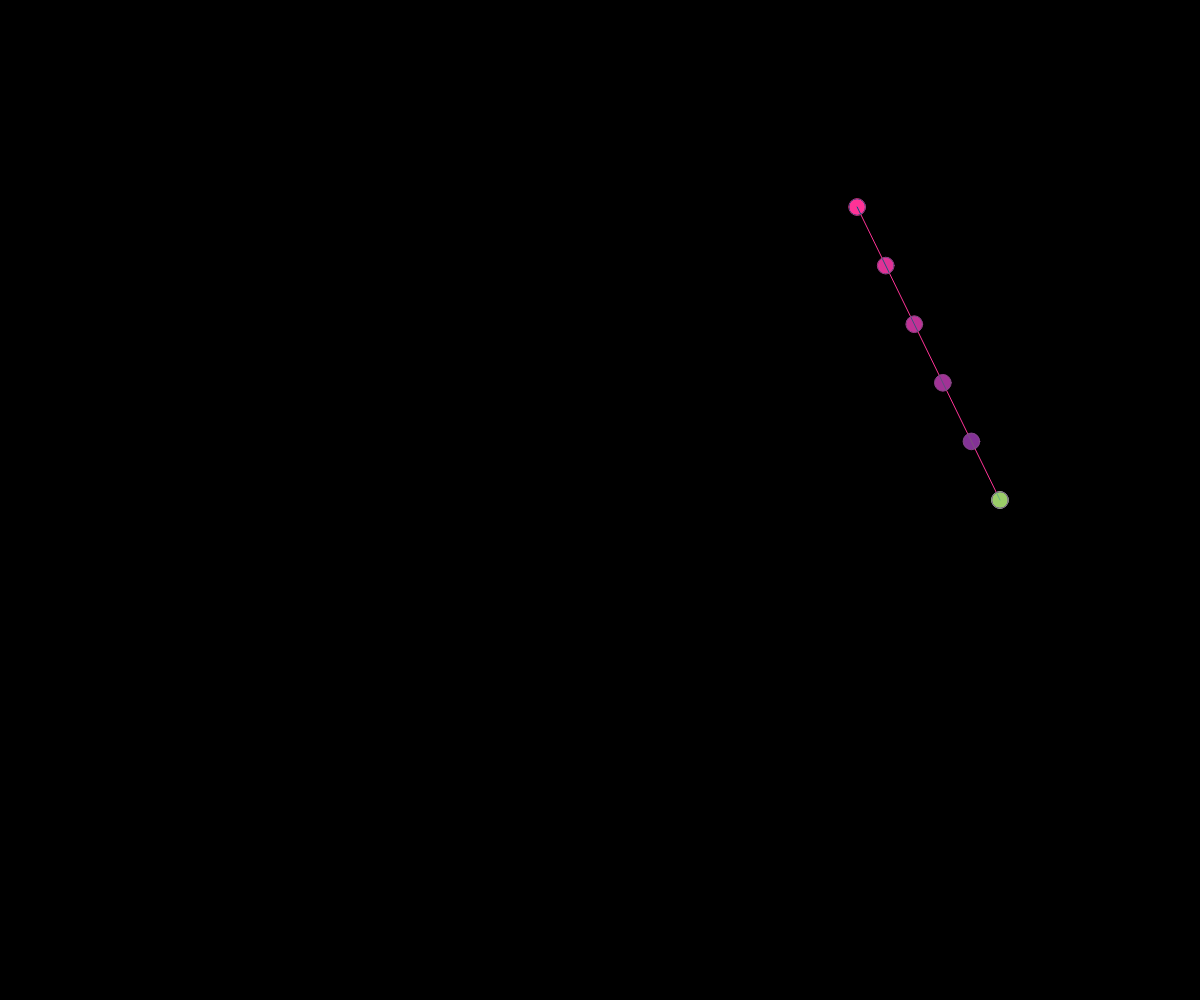
Frame 1 (no input)
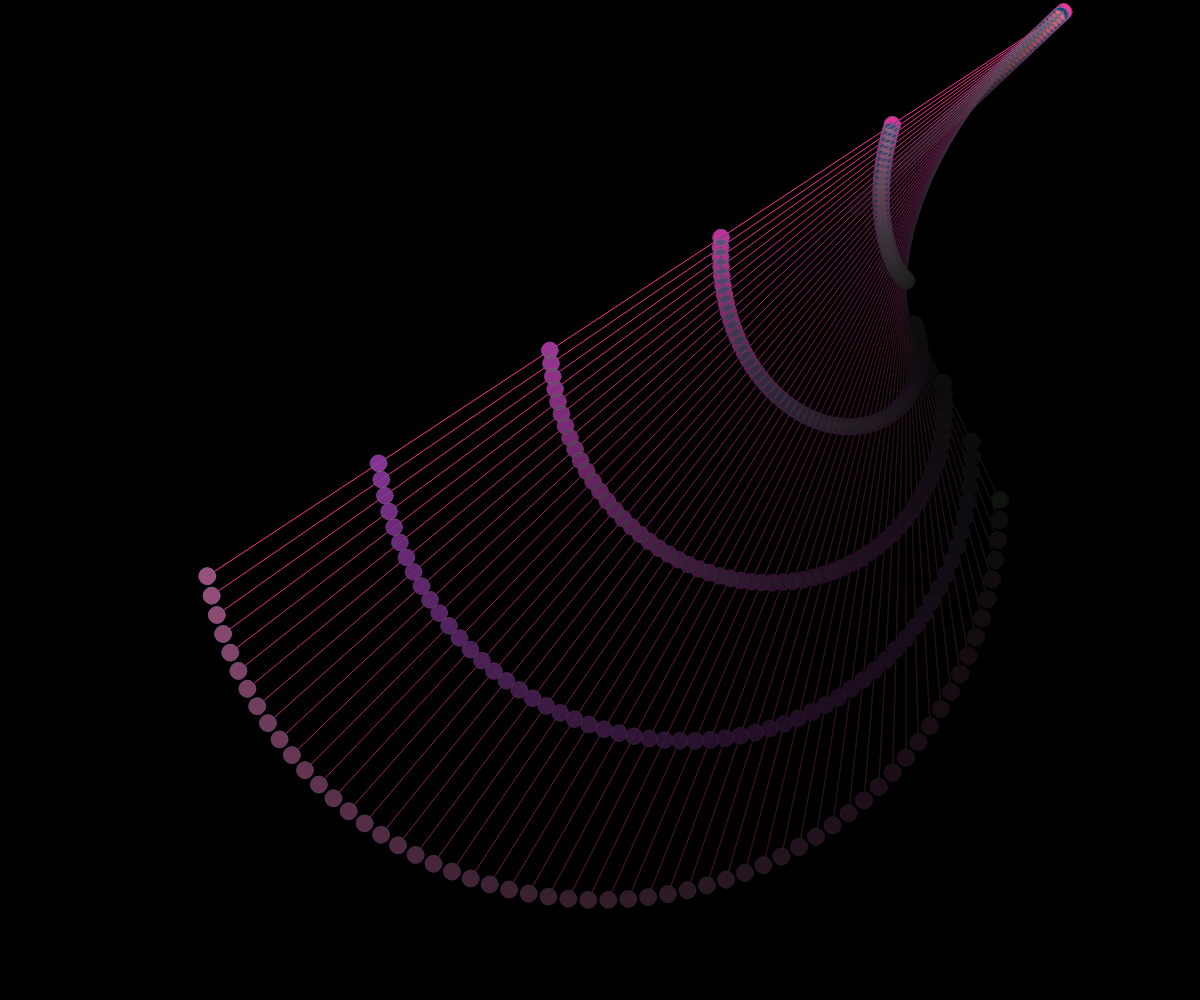
Frame 60 (no input)
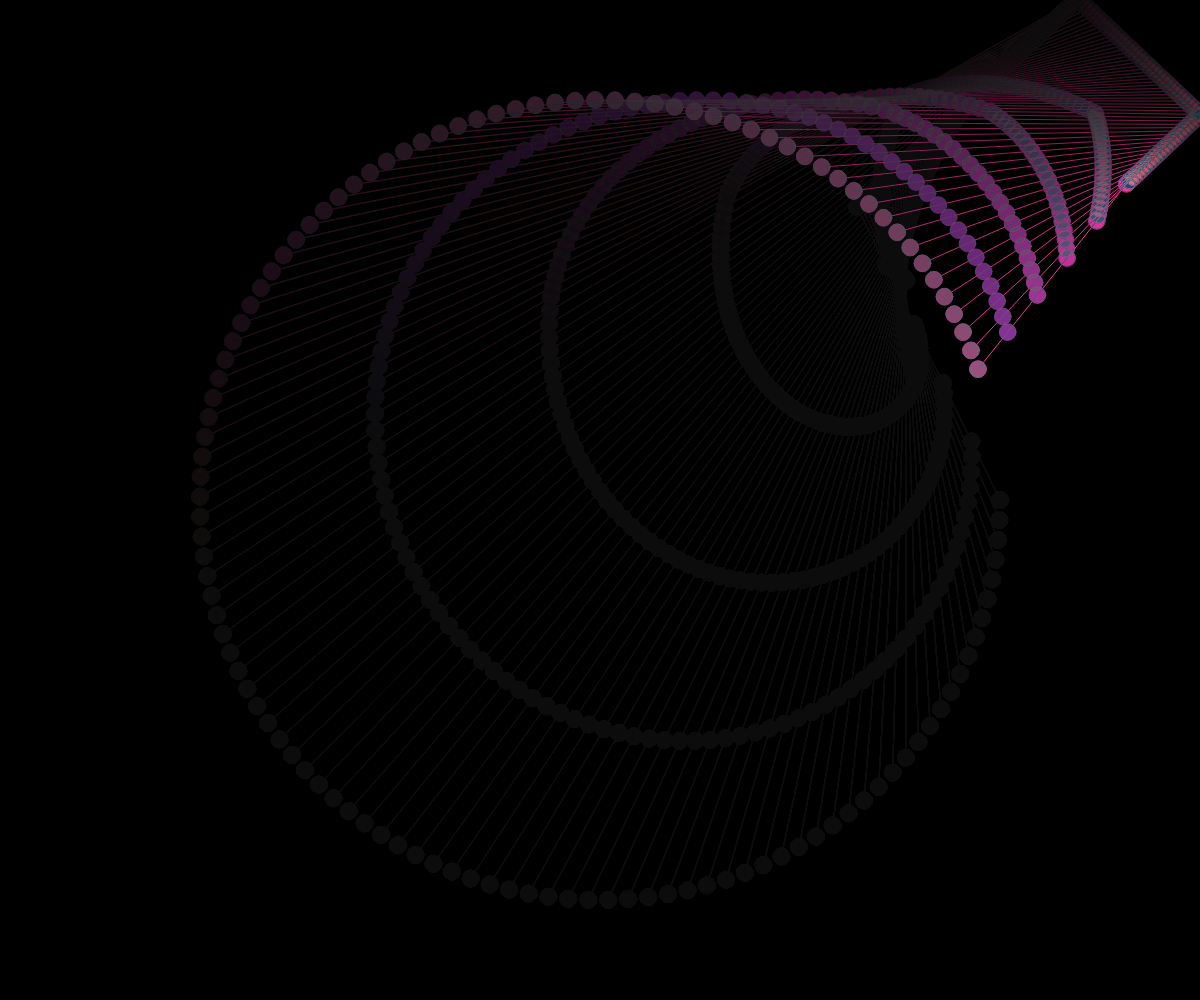
Frame 120 (the mouse pressed at the canvas centre since frame 60)

The p5.js sketch that drew these frames (run headless with seeded random() and noise() and a simulated clock; from frame 60 on, the mouse is pressed at the canvas centre):

// p5.js sketch
// ── sketch.js
let x1, y1, x2, y2;
let angle = 0; // Angle for circular motion
let x2speed, y2speed;
let radius;

function setup() {
  createCanvas(windowWidth, windowHeight);
  background(0);
  stroke(255);
  angleMode(RADIANS);
  rectMode(CENTER);

  let dim = min(width, height);
  radius = dim / 2.5; // Keep x1,y1 on this circular path

  x2 = random(-width / 2, width / 2);
  y2 = random(-height / 2, height / 2);

  x2speed = random(2, 4);
  y2speed = random(-4, -2);
}

function draw() {
  blendMode(BLEND);
  background(0, 10);
  blendMode(EXCLUSION);
  translate(width / 2, height / 2);
  let dim = min(width, height);

  // Update x1, y1 to stay on the circular path
  x1 = radius * cos(angle);
  y1 = radius * sin(angle);
  circle(x1, y1, dim / 60);

  for (let i = 0; i < 6; i++) {
    let x = lerp(x1, x2, i / 5);
    let y = lerp(y1, y2, i / 5);
    let c = color(lerp(100, 255, i / 5), 50, 150);
    stroke(c);
    fill(c);
    circle(x, y, dim / 60);
  }

  // Update x2, y2 movement
  line(x1, y1, x2, y2);
  x2 += x2speed;
  y2 += y2speed;

  if (x2 < -width / 2 || x2 > width / 2) x2speed *= -1;
  if (y2 < -height / 2 || y2 > height / 2) y2speed *= -1;

  // Rotate x1, y1 around the circle
  angle += 0.05;
}

function windowResized() {
  resizeCanvas(windowWidth, windowHeight);
}
